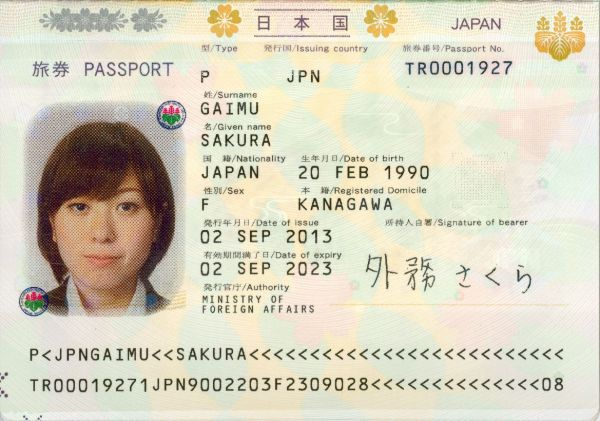
#> input picture jpocr/output/sample.jpg, 600 x 421 px
$ python -i 'test 查询图片中的直线.py'   (imports and definitions only)
#> lines starting #> are read from the running program, lines starting #| are printed output that depends on the picture; after the words box and inside, x2 and y2 are one past the last pixel; in counts of white or black regions, pixels touching at a corner belong together
#> further down, picture is the input picture: shape (421, 600, 3); mean B, G, R 191.2, 210.3, 215.4
import cv2
import numpy as np
import os
from PIL import Image, ImageDraw, ImageFont
import matplotlib.pyplot as plt

import pyocr
import re


# 设置tessract入口程序安装位置
def set_tessract_app():
    pyocr.tesseract.TESSERACT_CMD = r"E:\Program Files\Tesseract-OCR\tesseract.exe"


def resize_image_by_height(image, target_height):
    # 获取原始图像的尺寸
#> called with target_height = 1000
    height, width = image.shape[:2]
#> height = 421; width = 600

    # 计算缩放因子
    scale_factor = target_height / height
#> scale_factor = 2.38

    # 计算缩放后的宽度
    target_width = int(width * scale_factor)
#> target_width = 1425

    # 缩放图像
    resized_image = cv2.resize(image, (target_width, target_height))
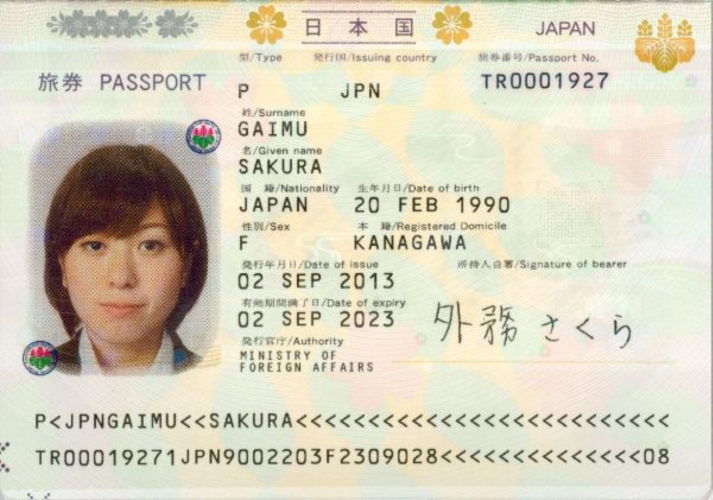
#> resized_image: shape (1000, 1425, 3) (shown at 1/2 size); mean B, G, R 191.1, 210.2, 215.3

    return resized_image


# [68 lines left out: functions find_nearest_lines, find_nearest_line, rotated_image_by_angle, not called in this run]


def get_rotate(image):
    # 缩放到固定高度800
    image = resize_image_by_height(image, 1000)

    h, w = image.shape[:2]
#> h = 1000; w = 1425
    y1 = int(h * 0.2)
#> y1 = 200
    y2 = int(h * 0.8)
#> y2 = 800
    image = image[y1:y2, 0:w]
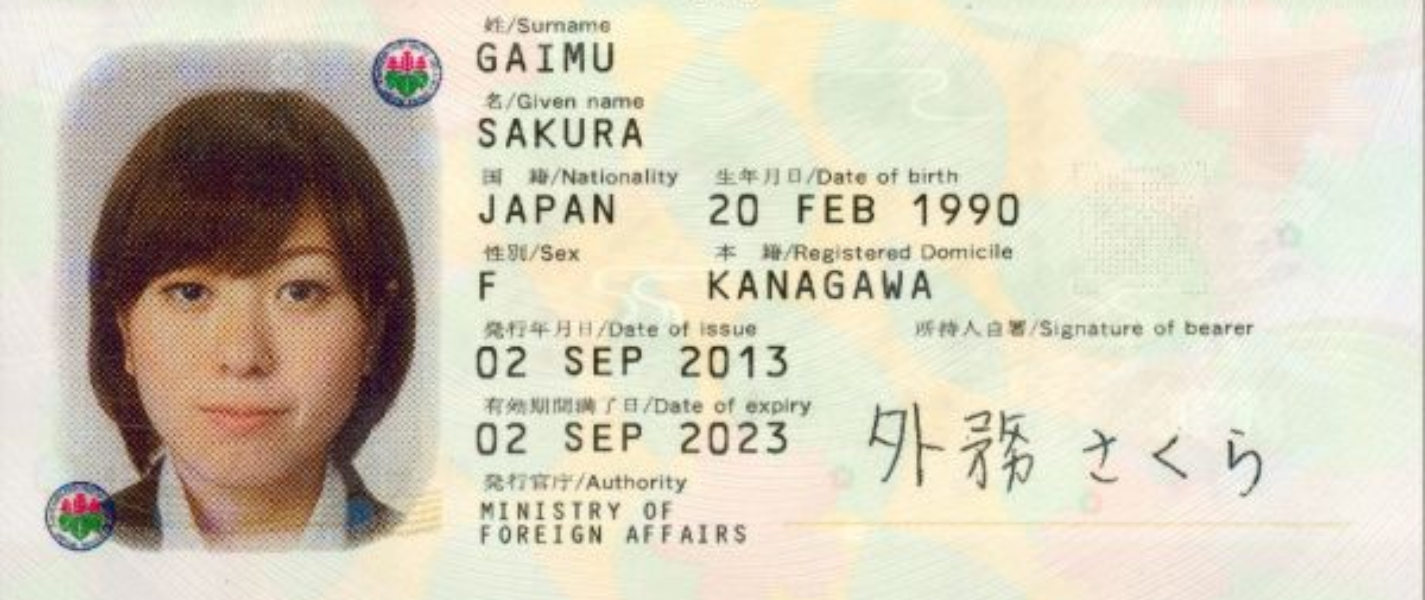
#> image: shape (600, 1425, 3); mean B, G, R 185.9, 204.1, 211

    # 将图像转换为灰度图
    gray = cv2.cvtColor(image, cv2.COLOR_BGR2GRAY)
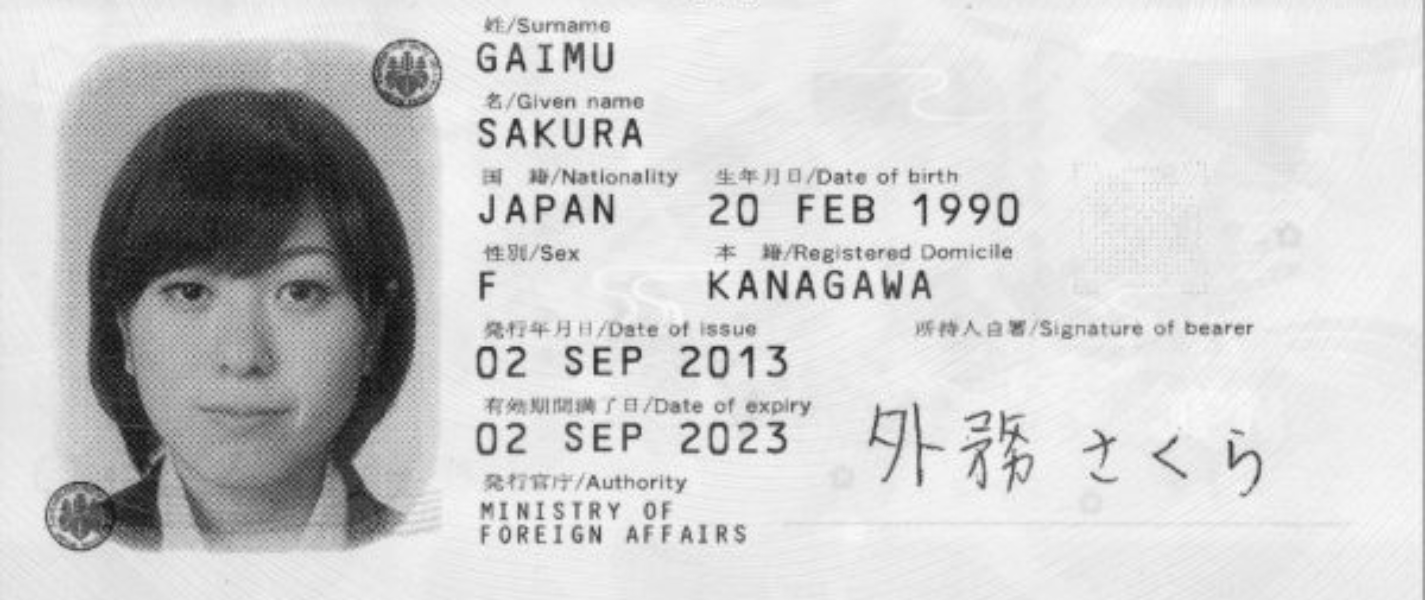
#> gray: shape (600, 1425); min 6, max 253, mean 204.1

    # 增加对比度
    _, img_mask = cv2.threshold(gray, 200, 255, cv2.THRESH_BINARY)
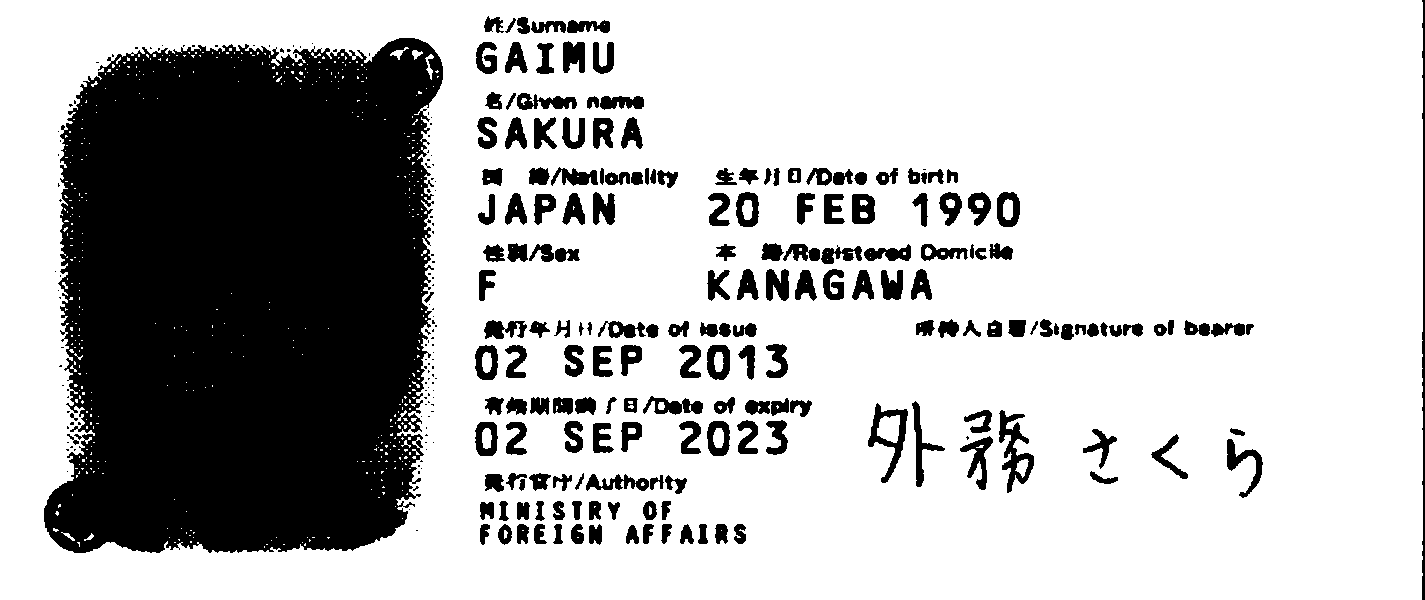
#> img_mask: shape (600, 1425); 73.3% white; 302 black regions (115 under 20 px), largest, box (x1, y1, x2, y2) and area: (44, 38, 443, 553) 174596, (1422, 0, 1425, 600) 1330, (999, 410, 1034, 493) 1171

    # 使用Canny边缘检测算法检测边缘
    edges = cv2.Canny(img_mask, 50, 150, apertureSize=3)
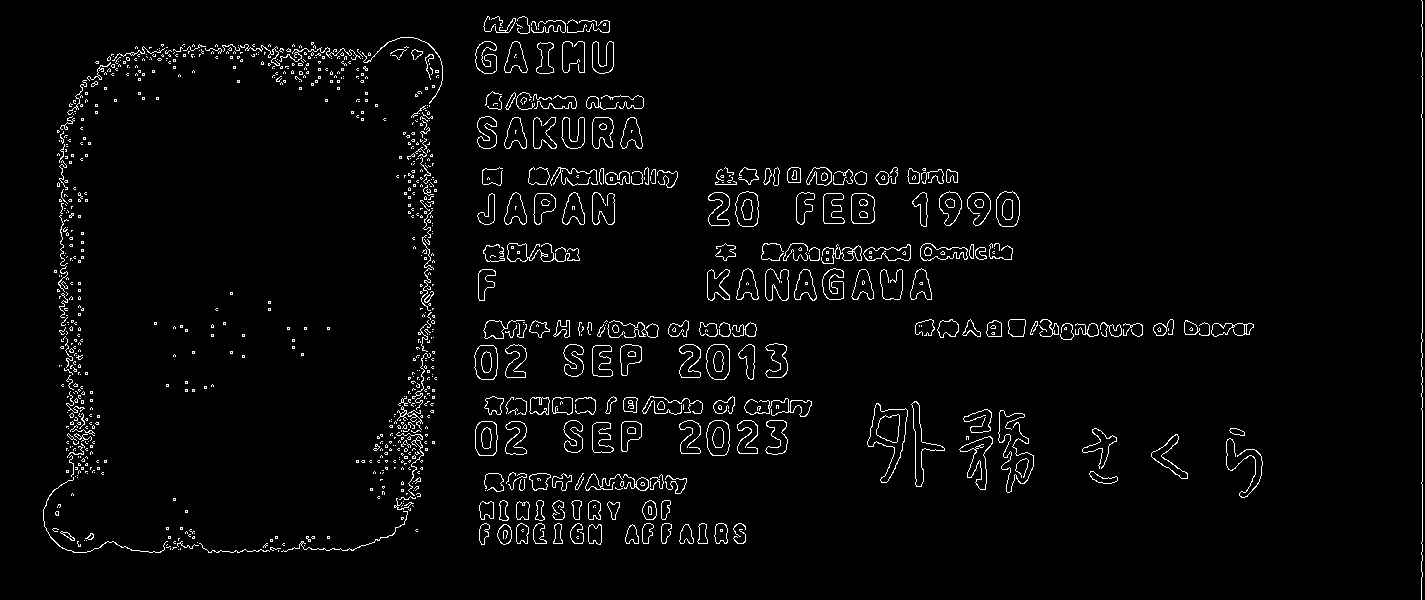
#> edges: shape (600, 1425); 2.9% white in thin lines or dots

    # 使用霍夫直线变换检测直线
    lines = cv2.HoughLines(edges, 1, np.pi / 180, 200)
#> lines = [[1422, 0]]

    temp_lines = []
    if lines is not None:
        for rho, theta in lines[:, 0]:
            # 过滤水平方向的直线
            if abs(theta) < np.pi / 180 * 80 or abs(theta - np.pi) < np.pi / 180 * 80:
                continue

            a = np.cos(theta)
            b = np.sin(theta)
            x0 = a * rho
            y0 = b * rho
            x1 = int(x0 + 1000 * (-b))
            y1 = int(y0 + 1000 * (a))
            x2 = int(x0 - 1000 * (-b))
            y2 = int(y0 - 1000 * (a))

            temp_lines.append(((x1, y1, x2, y2), (rho, theta)))
#> this loop made 1 pass
#> after the loop, temp_lines = []

    image = cv2.cvtColor(img_mask, cv2.COLOR_GRAY2BGR)

    # 绘制检测到的直线
    for x1, y1, x2, y2 in [line[0] for line in temp_lines]:
        cv2.line(image, (x1, y1), (x2, y2), (0, 0, 255), 2)
#> this loop made 0 passes

    return temp_lines, image


# [123 lines left out: functions ocr_by_key, find_passport_area, line_segment_detection, not called in this run]


# [35 lines not run here, left out]

>>> import cv2
>>> picture = cv2.imread('../output/sample.jpg')
>>> result = get_rotate(picture)
